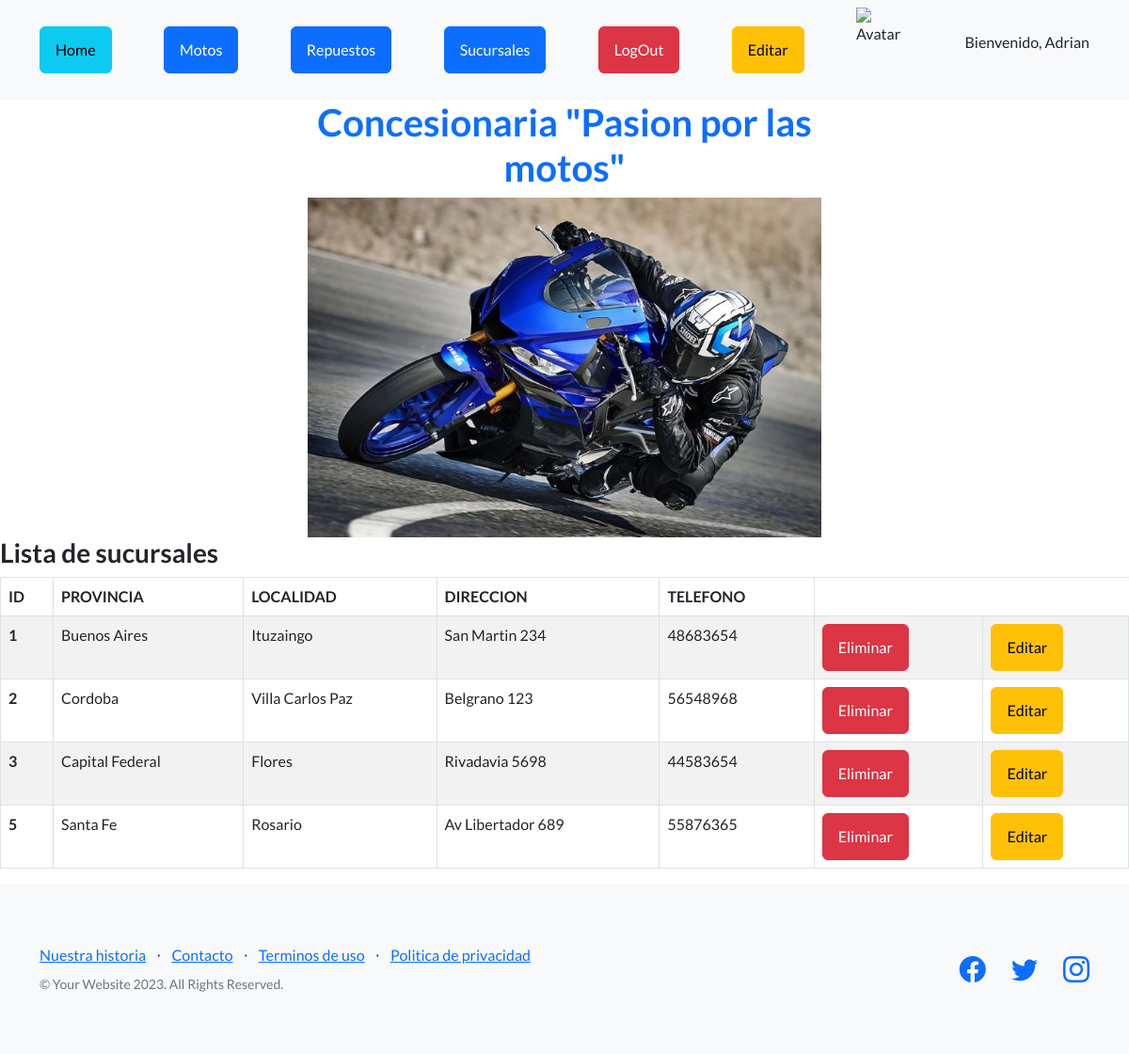
Screenshot of /AppCandas/sucursales/ver_sucursales/ (signed in) with the database file from the repository.
### AppCandas/models.py (models this page shows, shortened)
class Sucursal(models.Model):
    provincia = models.CharField(max_length=40)
    localidad = models.CharField(max_length=40)
    direccion = models.CharField(max_length=20)
    telefono = models.IntegerField()

### AppCandas/views.py (the view)
# urls.py: path("sucursales/ver_sucursales/", views.ver_sucursales, name="base_sucursales"),
def ver_sucursales(request):
    sucursales = Sucursal.objects.all()
    return render(request , "ver_sucursales.html", {"sucursales": sucursales })

### AppCandas/templates/ver_sucursales.html
{% extends 'padre.html' %}
{% load static %}
{% block contenido %}
    <h3>Lista de sucursales</h3>
    <table class="table table-striped table-bordered">
        <thead>
            <tr>
                <th>ID</th>
                <th>PROVINCIA</th>
                <th>LOCALIDAD</th>
                <th>DIRECCION</th>
                <th>TELEFONO</th>
            </tr>
        </thead>
        <tbody>
            {%for n in sucursales %}
            <tr>
                <th scope="row">{{n.id}}</th>
                <td>{{n.provincia}}</td>
                <td>{{n.localidad}}</td>
                <td>{{n.direccion}}</td>
                <td>{{n.telefono}}</td>
                {% if request.user.is_authenticated %}
                <td><a href="{% url 'eliminar_sucursal' n.id %}" class="btn btn-danger">Eliminar</a></td>
                <td><a href="{% url 'editar_sucursal' n.id %}" class="btn btn-warning">Editar</a></td>
                {% endif %}
            </tr>
            {% endfor %}
        </tbody>
    </table>
{% endblock %}

### AppCandas/templates/padre.html (shortened to what this page needs)
<!DOCTYPE html>
<html lang="en">
    <head>
        {% load static %}
        <link href="https://cdn.jsdelivr.net/npm/bootstrap-icons@1.5.0/font/bootstrap-icons.css" rel="stylesheet" type="text/css" />
        <link href="{% static 'AppCandas/css/styles.css' %}" rel="stylesheet" />
    </head>
    <body>
        <nav class="navbar navbar-light bg-light static-top">
            <div class="container">
                <a class="btn btn-info" href="{% url 'home' %}">Home</a>
                <a class="btn btn-primary" href="{% url 'motos' %}">Motos</a>
                <a class="btn btn-primary" href="{% url 'repuestos' %}">Repuestos</a>
                <a class="btn btn-primary" href="{% url 'sucursales' %}">Sucursales</a>
                {% if request.user.is_authenticated %}
                <a href="{% url 'logout' %}" class="btn btn-danger">LogOut</a>
                <a href="{% url 'editar_perfil' %}" class="btn btn-warning">Editar</a>
                {% endif %}
                {% if request.user.is_authenticated %}
                <img src="{{ url }}" alt="Avatar" width="60px" height="90px">
                <p>Bienvenido, {{ request.user.username }}</p>
                {% endif %}
            </div>
        </nav>
        <header class="">
            <div class="container position-relative">
                <div class="row justify-content-center">
                    <div class="col-xl-6">
                        <div class="text-center">
                            <h1 class="text-primary">Concesionaria "Pasion por las motos"</h1>
                            <img src="{% static 'AppCandas/assets/img/captura.jpg' %}" alt="" width="600px" height="600px" class="img-fluid">
                        </div>
                    </div>
                </div>
            </div>
        </header>
        {%block contenido %}
        {% endblock %}
        <footer class="footer bg-light">
            <div class="container">
                <div class="row">
                    <div class="col-lg-6 h-100 text-center text-lg-start my-auto">
                        <ul class="list-inline mb-2">
                            <li class="list-inline-item"><a href="#!">Nuestra historia</a></li>
                            <li class="list-inline-item">⋅</li>
                            <li class="list-inline-item"><a href="#!">Contacto</a></li>
                            <li class="list-inline-item">⋅</li>
                            <li class="list-inline-item"><a href="#!">Terminos de uso</a></li>
                            <li class="list-inline-item">⋅</li>
                            <li class="list-inline-item"><a href="#!">Politica de privacidad</a></li>
                        </ul>
                        <p class="text-muted small mb-4 mb-lg-0">&copy; Your Website 2023. All Rights Reserved.</p>
                    </div>
                    <div class="col-lg-6 h-100 text-center text-lg-end my-auto">
                        <ul class="list-inline mb-0">
                            <li class="list-inline-item me-4">
                                <a href="#!"><i class="bi-facebook fs-3"></i></a>
                            </li>
                            <li class="list-inline-item me-4">
                                <a href="#!"><i class="bi-twitter fs-3"></i></a>
                            </li>
                            <li class="list-inline-item">
                                <a href="#!"><i class="bi-instagram fs-3"></i></a>
                            </li>
                        </ul>
                    </div>
                </div>
            </div>
        </footer>
    </body>
</html>

### rows the page displays
Sucursal: id "1", provincia "Buenos Aires", localidad "Ituzaingo", direccion "San Martin 234", telefono "48683654"
Sucursal: id "2", provincia "Cordoba", localidad "Villa Carlos Paz", direccion "Belgrano 123", telefono "56548968"
Sucursal: id "3", provincia "Capital Federal", localidad "Flores", direccion "Rivadavia 5698", telefono "44583654"
Sucursal: id "5", provincia "Santa Fe", localidad "Rosario", direccion "Av Libertador 689", telefono "55876365"

### other values shown
{{ request.user.username }} "Adrian"
